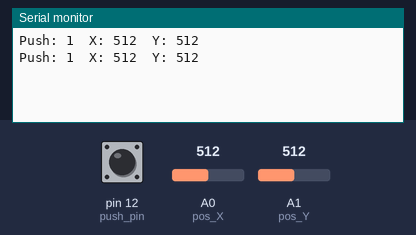
The sketch below on a simulated Arduino Uno, built with avr-gcc and run on an emulated ATmega328P. On the bench: the last lines printed to the serial monitor. The test bench sets the inputs (shaded band); at power-on: A0 (pos_X) = 512, A1 (pos_Y) = 512, pin 12 (push_pin) HIGH.

Above: at 1.8 s.
1.9 s: A0 (pos_X) set to 716
At 2.8 s:
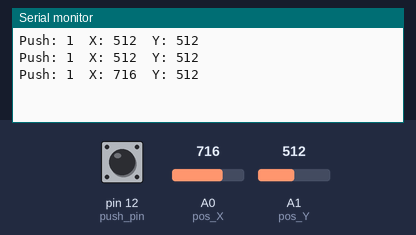
3.4 s: A1 (pos_Y) set to 716
At 4.6 s:
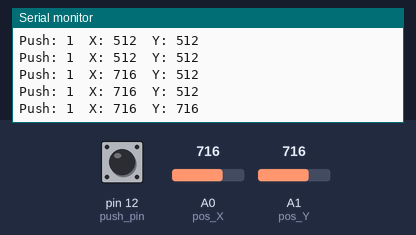
4.9 s: pin 12 (push_pin) pulled LOW for 1.2 s
At 5.4 s:
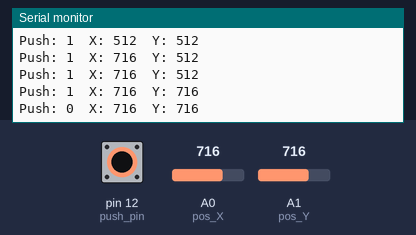
7.6 s: A0 (pos_X) set to 900
At 8.8 s:
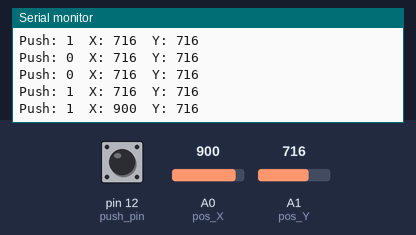
9.1 s: A1 (pos_Y) set to 900
At 9.1 s:
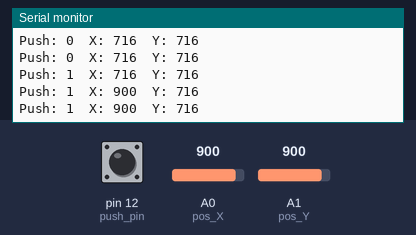
10.6 s: pin 12 (push_pin) pulled LOW for 1.2 s
At 11.3 s:
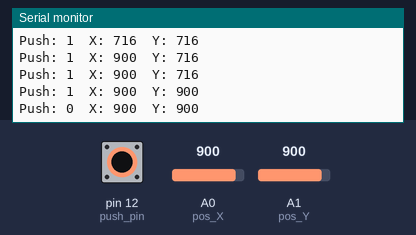
Timing chart, 0 to 13.6 s (numbered marks = the images above; inputs shaded):
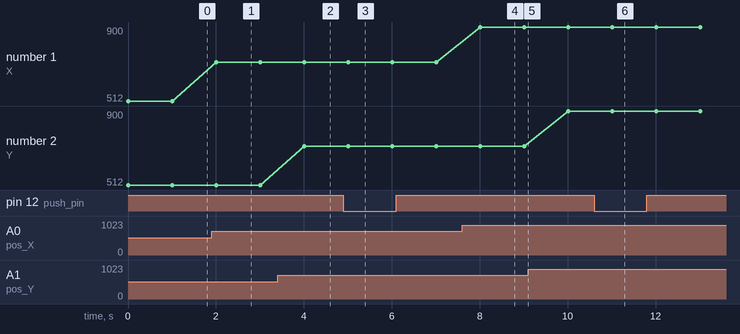

The sketch:

_18-1.ino
```cpp
/*
    District P
    아두이노 코딩#18-1
    조이스틱 모듈 사전작업
*/

// 조이스틱 버튼은 아두이노 12번 핀
int push_pin = 12;
// 조이스틱 X방향은 아두이노 A0핀
int pos_X = A0;
// 조이스틱 Y방향은 아두이노 A1핀
int pos_Y = A1;

void setup() {
    // 조이스틱 버튼은 INPUT_PULLUP
    pinMode(push_pin, INPUT_PULLUP);
    Serial.begin(9600);
}

void loop() {
    // 조이스틱의 X축 움직임을 X변수에 저장
    int X = analogRead(pos_X);
    // 조이스틱의 Y축 움직임을 Y변수에 저장
    int Y = analogRead(pos_Y);

    Serial.print("Push: ");
    // 시리얼모니터에 버튼 누름 유무 표시
    Serial.print(digitalRead(push_pin));

    Serial.print("\t");

    Serial.print("X: ");
    // 시리얼모니터에 X방향 움직임 표시
    Serial.print(X);

    Serial.print("\t");

    Serial.print("Y: ");
    // 시리얼모니터에 Y방향 움직임 표시
    Serial.println(Y);
    delay(1000);
}
```

Measured:
- after the input at 1.9 s, the serial monitor: prints a new line after 0.10 s (image 1)
- after the input at 3.4 s, the serial monitor: prints a new line after 0.60 s (image 2)
- after the input at 4.9 s, the serial monitor: prints a new line after 0.10 s (image 3)
- after the input at 7.6 s, the serial monitor: prints a new line after 0.41 s (image 4)
- after the input at 10.6 s, the serial monitor: prints a new line after 0.41 s (image 6)
- plotted number 1: 512 → 716 after the input at 1.9 s, 716 → 900 after the input at 7.6 s
